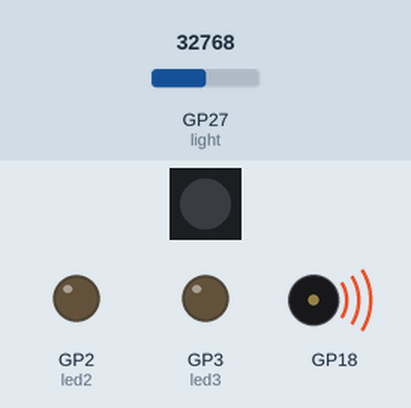
Simulated run of this program. Board: Raspberry Pi Pico running CircuitPython. Parts: 1 RGB LEDs in strip order, left to right, output pins drawn as LEDs (lit = HIGH), buzzer (waves = sounding). The test bench sets the inputs (shaded band); at power-on: GP27 (light) = 32768 (analog values on the 0–65535 scale).

Above: at 1.2 s.
1.3 s: GP27 (light) set to 42016
At 1.9 s:
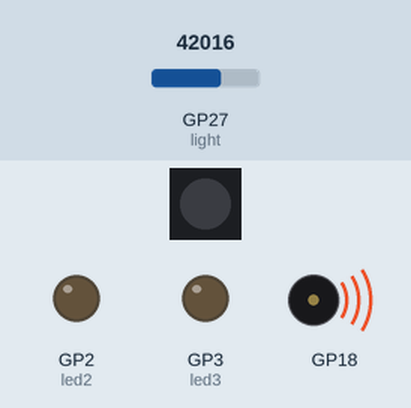
2.8 s: GP27 (light) set to 43696
At 3.3 s:
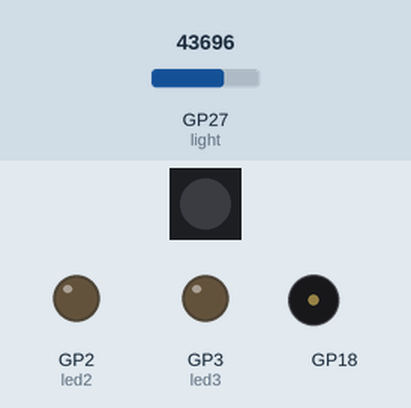
4.3 s: GP27 (light) set to 32767
At 5.5 s:
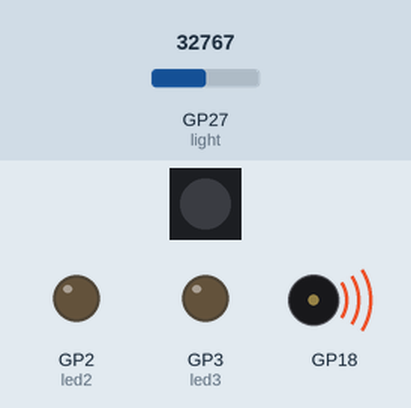
5.8 s: GP27 (light) set to 45874
At 6.8 s:
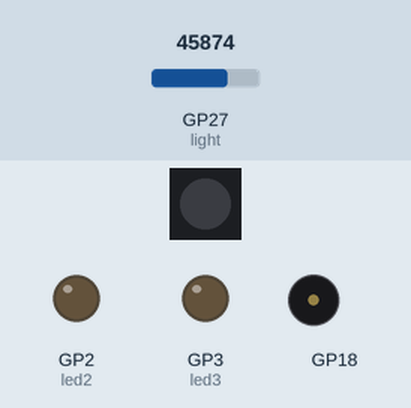
Timing chart, 0 to 8.3 s (numbered marks = the images above; inputs shaded):
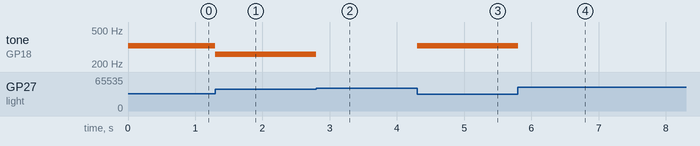

Measured:
- the behaviour switches between 42800 and 42816 on GP27 (light) (found by bisection; images 1 and 2)
- after the input at 1.3 s, tone on GP18: 329 Hz → 261 Hz at once
- after the input at 2.8 s, tone on GP18: 261 Hz → silent at once
- after the input at 4.3 s, tone on GP18: silent → 329 Hz at once
- after the input at 5.8 s, tone on GP18: 329 Hz → silent at once

The program:

Episod07_code.py
```python
import time
import board
import digitalio
import neopixel
import analogio
import simpleio

led2 = digitalio.DigitalInOut(board.GP2)
led2.direction = digitalio.Direction.OUTPUT

led3 = digitalio.DigitalInOut(board.GP3)
led3.direction = digitalio.Direction.OUTPUT

button1 = digitalio.DigitalInOut(board.GP20)
button1.direction = digitalio.Direction.INPUT

button2 = digitalio.DigitalInOut(board.GP21)
button2.direction = digitalio.Direction.INPUT

pixels = neopixel.NeoPixel(board.GP28, 1, brightness=0.3, auto_write=False)

light = analogio.AnalogIn(board.GP27)

note_frequency = [
    0,
    261, 277, 293, 311, 329,
    349, 367, 392, 415, 440,
    466, 494, 523, 554, 587,
    622, 659, 698, 739, 784,
]

while True:
    adc = light.value
    index = simpleio.map_range(adc, 1000, 45000, 20, 0)
    simpleio.tone(board.GP18, note_frequency[int(index)], 0.1)
```
